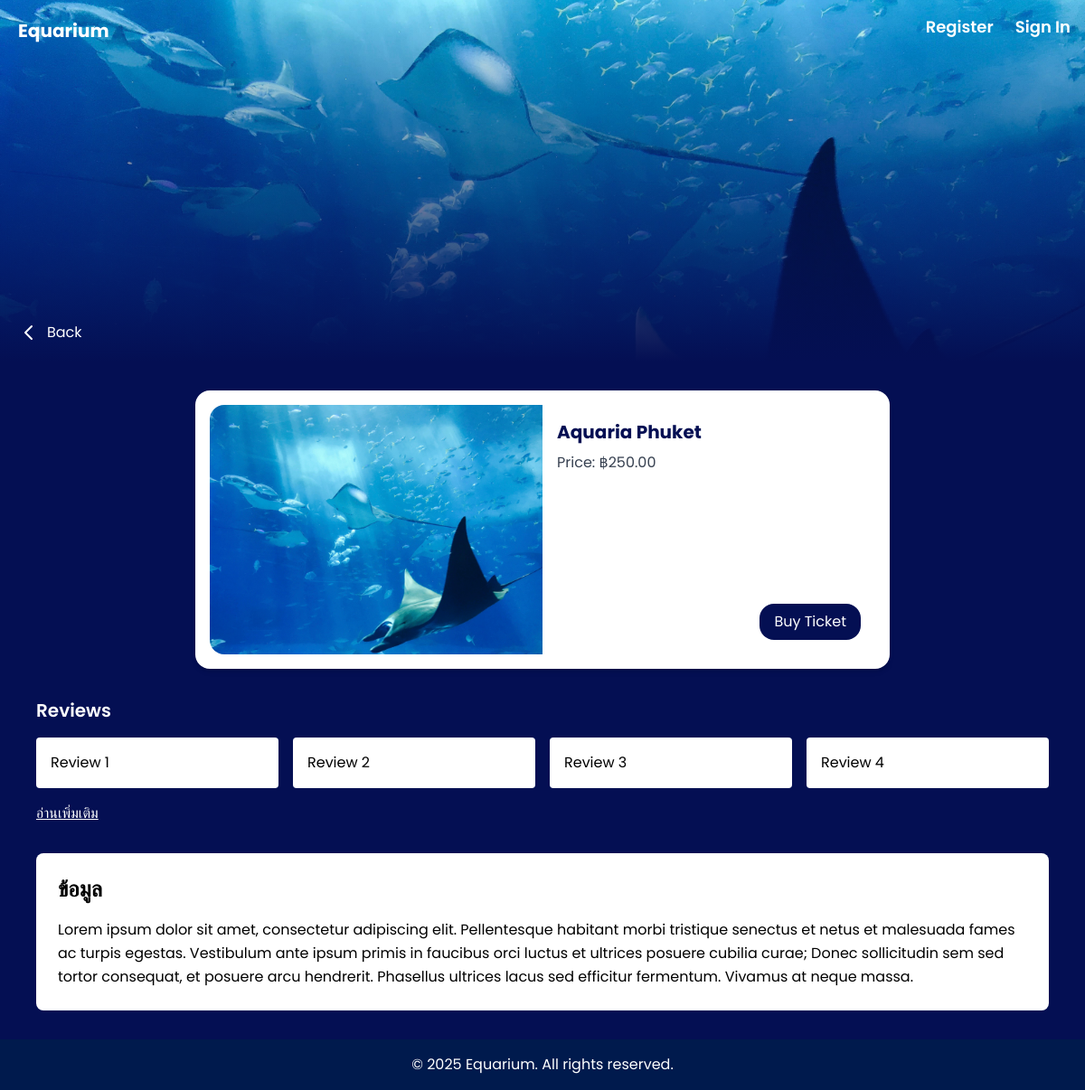
Page /detail.php?id=11 on the committed database.
### tables this page shows
CREATE TABLE `events` (
  `id` int(11) NOT NULL,
  `name` varchar(100) NOT NULL,
  `image` varchar(255) NOT NULL,
  `location` varchar(100) NOT NULL,
  `activity` varchar(255) NOT NULL,
  `price` decimal(10,2) NOT NULL,
  `created_at` timestamp NOT NULL DEFAULT current_timestamp()
);

### detail.php (the view, shortened to what this page needs)
<?php
$conn = new mysqli("localhost", "root", "", "aquarium");
$id = isset($_GET['id']) ? intval($_GET['id']) : 0;
$sql = "SELECT * FROM events WHERE id = ?";
$stmt = $conn->prepare($sql);
$stmt->bind_param("i", $id);
$stmt->execute();
$result = $stmt->get_result();
$event = $result->fetch_assoc();
include 'navbar.php';
?>
<!DOCTYPE html>
<html lang="en">
<head>
  <script src="https://cdn.tailwindcss.com"></script>
</head>
<body class="bg-mainBlue min-h-screen text-white font-poppins">
       <header class="relative h-[300px] md:h-[400px] bg-no-repeat bg-cover bg-center"
        style="background-image: url('<?php echo htmlspecialchars($event['image']); ?>');">
  <div class="absolute inset-0 bg-gradient-to-b from-transparent to-[#040F53]"></div>
  <div class="absolute top-5 left-5 z-50 flex items-center">
      <a href="aquarium.php" class="text-white text-xl font-bold">Equarium</a>
    </div>
  <div class="absolute bottom-5 left-5 z-50">
    <a href="javascript:history.back()" class="inline-flex items-center space-x-2 text-white hover:underline">
      <svg xmlns="http://www.w3.org/2000/svg" class="h-6 w-6" fill="none"
           viewBox="0 0 24 24" stroke="currentColor" stroke-width="2">
        <path stroke-linecap="round" stroke-linejoin="round"
              d="M15 19l-7-7 7-7" />
      </svg>
      <span>Back</span>
    </a>
  </div>
</header>
  <main class="max-w-6xl mx-auto px-4 py-8">
    <section class="bg-white text-black rounded-2xl p-4 mb-8 max-w-3xl mx-auto flex flex-col md:flex-row shadow-md">
    <div class="md:w-1/2">
      <img
        src="<?php echo htmlspecialchars($event['image']); ?>"
        alt="<?php echo htmlspecialchars($event['name']); ?>"
        class="w-full h-full object-cover rounded-2xl md:rounded-r-none"
      >
    </div>
    <div class="md:w-1/2 p-4 flex flex-col justify-between">
      <div>
        <h2 class="text-xl font-bold mb-2 text-mainBlue">
          <?php echo htmlspecialchars($event['name']); ?>
        </h2>
        <p class="text-gray-700 mb-4">
          Price: ฿<?php echo htmlspecialchars($event['price']); ?>
        </p>
      </div>
      <?php if (isset($_SESSION['session_id'])): ?>
      <div class="flex justify-end">
        <a href="prepay.php?id=<?php echo $event['id']; ?>"
           class="inline-block bg-mainBlue text-white px-4 py-2 rounded-2xl hover:bg-hoverBlue transition">
          Buy Ticket
          </a>
          </div>
        <?php else: ?>
          <div class="flex justify-end">
            <button
              id="openModal"
              class="inline-block bg-mainBlue text-white px-4 py-2 rounded-2xl hover:bg-hoverBlue transition">
              Buy Ticket
            </button>
          </div>
        <?php endif; ?>
      </div>
    </section>
    <section class="mb-8">
      <h3 class="text-xl font-semibold mb-4">Reviews</h3>
      <div class="grid grid-cols-2 md:grid-cols-4 gap-4">
        <div class="bg-white text-black p-4 rounded">
          <p>Review 1</p>
        </div>
        <div class="bg-white text-black p-4 rounded">
          <p>Review 2</p>
        </div>
        <div class="bg-white text-black p-4 rounded">
          <p>Review 3</p>
        </div>
        <div class="bg-white text-black p-4 rounded">
          <p>Review 4</p>
        </div>
      </div>
      <div class="mt-4">
        <a href="all_reviews.php?id=<?php echo $event['id']; ?>"
           class="text-white underline">
          อ่านเพิ่มเติม
        </a>
      </div>
    </section>
    <section class="bg-[#ffffff] text-black rounded-lg p-6">
      <h3 class="text-2xl font-semibold mb-4">ข้อมูล</h3>
      <p class="leading-relaxed">
        Lorem ipsum dolor sit amet, consectetur adipiscing elit. Pellentesque
        habitant morbi tristique senectus et netus et malesuada fames ac turpis
        egestas. Vestibulum ante ipsum primis in faucibus orci luctus et
        ultrices posuere cubilia curae; Donec sollicitudin sem sed tortor
        consequat, et posuere arcu hendrerit. Phasellus ultrices lacus sed
        efficitur fermentum. Vivamus at neque massa.
      </p>
    </section>
  </main>
  <footer class="bg-[#001a4d] text-white py-4 text-center">
    <p>&copy; 2025 Equarium. All rights reserved.</p>
  </footer>
</body>
</html>

### rows in the picture
events: image (picture), name "Aquaria Phuket", price "250.00"
